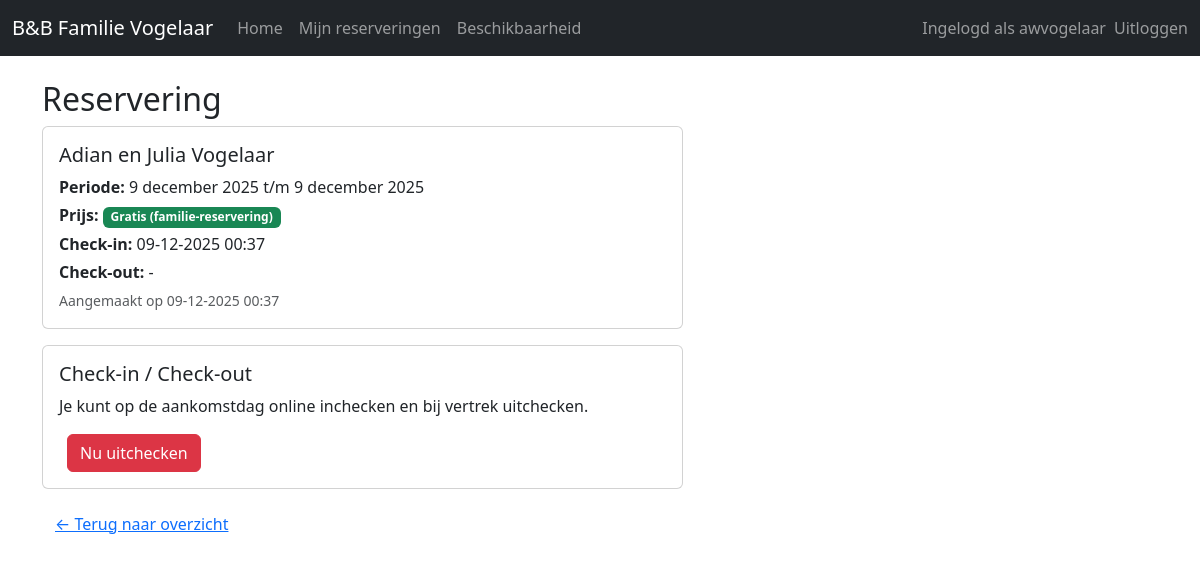
Page /booking/reservations/1/ (signed in) on the committed database.
### booking/models.py (models this page shows, shortened)
class Reservation(models.Model):
    family = models.ForeignKey(
        Family,
        on_delete=models.CASCADE,
        related_name="reservations",
        verbose_name="Gein",
    )
    start_date = models.DateField("Startdatum")
    end_date = models.DateField(
        "Einddatum",
        help_text="Laatste overnachtingsdatum (check-out is de volgende ochtend).",
    )
    created_at = models.DateTimeField(auto_now_add=True)
    price_per_night = models.DecimalField(
        max_digits=7, decimal_places=2, default=Decimal("75.00")
    )
    total_price = models.DecimalField(
        max_digits=9, decimal_places=2, default=Decimal("0.00")
    )
    is_free = models.BooleanField(default=False)
    checked_in_at = models.DateTimeField(null=True, blank=True)
    checked_out_at = models.DateTimeField(null=True, blank=True)
    class Meta:
        ordering = ["-start_date"]
    @property
    def can_check_in(self):
        today = date.today()
        return (
            self.checked_in_at is None
            and self.start_date <= today <= self.end_date
        )
    @property
    def can_check_out(self):
        return self.checked_in_at is not None and self.checked_out_at is None

class Family(models.Model):
    FAMILY_CHOICES = [
        ("adian_julia", "Adian en Julia"),
        ("marten_marilene", "Marten en Marilene"),
        ("quintijn_rosanne", "Quintijn en Rosanne"),
    ]
    code = models.CharField(
        max_length=64,
        unique=True,
        help_text="Bijvoorbeeld 'adian_julia' of een andere familienaam.",
    )
    display_name = models.CharField(
        max_length=128,
        blank=True,
        help_text="Naam die op de site wordt getoond. Leeg = gebruik code/keuze.",
    )
    user = models.OneToOneField(
        settings.AUTH_USER_MODEL,
        on_delete=models.SET_NULL,
        null=True,
        blank=True,
        related_name="family",
        help_text="Account dat namens dit gezin kan reserveren.",
    )
    is_free_family = models.BooleanField(
        default=False,
        help_text="Als dit aan staat, zijn reserveringen gratis.",
    )
    def __str__(self):
        if self.display_name:
            return self.display_name
        choices_dict = dict(self.FAMILY_CHOICES)
        return choices_dict.get(self.code, self.code)

### booking/views.py (the view)
# urls.py: path("reservations/<int:pk>/", views.reservation_detail, name="reservation_detail"),
@login_required
def reservation_detail(request, pk):
    reservation = get_object_or_404(Reservation, pk=pk)
    family = get_family_for_user(request.user)
    if family and reservation.family != family and not request.user.is_staff:
        messages.error(request, "Je mag alleen je eigen reserveringen bekijken.")
        return redirect("booking:reservation_list")
    return render(
        request,
        "booking/reservation_detail.html",
        {
            "reservation": reservation,
            "family": family,
        },
    )

### booking/views.py (called while the page is built)
def get_family_for_user(user):
    if not user.is_authenticated:
        return None
    try:
        return user.family
    except Family.DoesNotExist:
        return None

### booking/templates/booking/reservation_detail.html (shortened to what this page needs)
{% extends "booking/base.html" %}
{% block content %}
<div class="row">
  <div class="col-md-7">
    <h2>Reservering</h2>
    <div class="card mb-3">
      <div class="card-body">
        <h5 class="card-title">{{ reservation.family }}</h5>
        <p class="card-text mb-1">
          <strong>Periode:</strong>
          {{ reservation.start_date }} t/m {{ reservation.end_date }}
        </p>
        <p class="card-text mb-1">
          <strong>Prijs:</strong>
          {% if reservation.is_free %}
            <span class="badge bg-success">Gratis (familie-reservering)</span>
          {% else %}
            € {{ reservation.total_price }}
          {% endif %}
        </p>
        <p class="card-text mb-1">
          <strong>Check-in:</strong>
          {{ reservation.checked_in_at|date:"d-m-Y H:i"|default:"-" }}
        </p>
        <p class="card-text mb-1">
          <strong>Check-out:</strong>
          {{ reservation.checked_out_at|date:"d-m-Y H:i"|default:"-" }}
        </p>
        <p class="card-text">
          <small class="text-muted">
            Aangemaakt op {{ reservation.created_at|date:"d-m-Y H:i" }}
          </small>
        </p>
      </div>
    </div>
    {% if family and family == reservation.family or user.is_staff %}
      <div class="card">
        <div class="card-body">
          <h5 class="card-title">Check-in / Check-out</h5>
          <p class="card-text">
            Je kunt op de aankomstdag online inchecken en bij vertrek uitchecken.
          </p>
          {% if reservation.can_check_out %}
            <form method="post" action="{% url 'booking:reservation_checkout' reservation.pk %}" class="d-inline ms-2">
              <button type="submit" class="btn btn-danger">Nu uitchecken</button>
            </form>
          {% endif %}
        </div>
      </div>
    {% endif %}
    <div class="mt-3">
      <a href="{% url 'booking:reservation_list' %}" class="btn btn-link">
        ← Terug naar overzicht
      </a>
    </div>
  </div>
</div>
{% endblock %}

### booking/templates/booking/base.html (shortened to what this page needs)
<!DOCTYPE html>
<html lang="nl">
<head>
  <link
    rel="stylesheet"
    href="https://cdn.jsdelivr.net/npm/bootstrap@5.3.3/dist/css/bootstrap.min.css"
  >
</head>
<body>
<nav class="navbar navbar-expand-lg navbar-dark bg-dark mb-4">
  <div class="container-fluid">
    <a class="navbar-brand" href="{% url 'booking:home' %}">
      B&amp;B Familie Vogelaar
    </a>
    <div class="collapse navbar-collapse" id="navbarNav">
    <ul class="navbar-nav me-auto mb-2 mb-lg-0">
      <li class="nav-item">
        <a class="nav-link" href="{% url 'booking:home' %}">Home</a>
      </li>
      {% if user.is_authenticated %}
      <li class="nav-item">
        <a class="nav-link" href="{% url 'booking:reservation_list' %}">Mijn reserveringen</a>
      </li>
      <li class="nav-item">
        <a class="nav-link" href="{% url 'booking:availability' %}">Beschikbaarheid</a>
      </li>
      {% endif %}
    </ul>
      <ul class="navbar-nav ms-auto">
        {% if user.is_authenticated %}
          <li class="nav-item">
            <span class="navbar-text me-2">
              Ingelogd als {{ user.username }}
            </span>
          </li>
          <li class="nav-item">
          <form method="post" action="{% url 'logout' %}" class="d-inline">
            <button type="submit" class="btn btn-link nav-link p-0" style="border: none;">
              Uitloggen
            </button>
          </form>
        </li>
        {% else %}
          <li class="nav-item">
            <a class="nav-link" href="{% url 'login' %}">Inloggen</a>
          </li>
        {% endif %}
      </ul>
    </div>
  </div>
</nav>
<div class="container">
  {% block content %}{% endblock %}
</div>
</body>
</html>

### rows in the picture
Reservation: family "Adian en Julia Vogelaar", start_date "9 december 2025", end_date "9 december 2025", checked_in_at "09-12-2025 00:37", checked_out_at "-", created_at "09-12-2025 00:37"

### other values in the picture
{{ user.username }} "awvogelaar"
